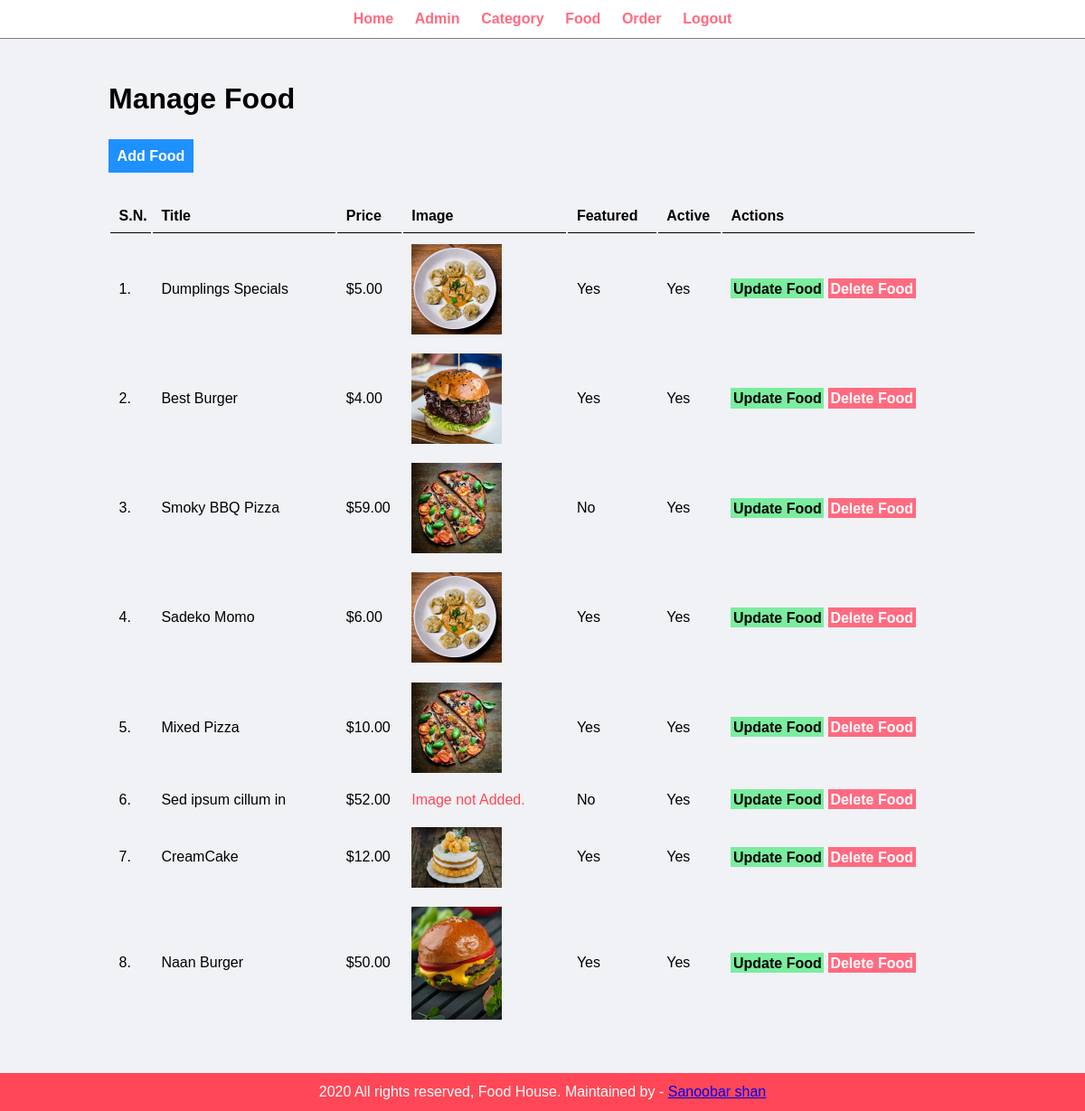
Page /admin/manage-food.php (signed in) on the committed database.
### tables this page shows
CREATE TABLE IF NOT EXISTS `tbl_food` (
  `id` int(10) unsigned NOT NULL AUTO_INCREMENT,
  `title` varchar(100) NOT NULL,
  `description` text NOT NULL,
  `price` decimal(10,2) NOT NULL,
  `image_name` varchar(255) NOT NULL,
  `category_id` int(10) unsigned NOT NULL,
  `featured` varchar(10) NOT NULL,
  `active` varchar(10) NOT NULL,
  PRIMARY KEY (`id`)
);

### admin/manage-food.php (the view, shortened to what this page needs)
<?php include('partials/menu.php'); ?>
<div class="main-content">
    <div class="wrapper">
        <h1>Manage Food</h1>
        <br /><br />
                <a href="<?php echo SITEURL; ?>admin/add-food.php" class="btn-primary">Add Food</a>
                <br /><br /><br />
                <table class="tbl-full">
                    <tr>
                        <th>S.N.</th>
                        <th>Title</th>
                        <th>Price</th>
                        <th>Image</th>
                        <th>Featured</th>
                        <th>Active</th>
                        <th>Actions</th>
                    </tr>
                    <?php
                        $sql = "SELECT * FROM tbl_food";
                        $res = mysqli_query($conn, $sql);
                        $count = mysqli_num_rows($res);
                        $sn=1;
                        if($count>0)
                        {
                            while($row=mysqli_fetch_assoc($res))
                            {
                                $id = $row['id'];
                                $title = $row['title'];
                                $price = $row['price'];
                                $image_name = $row['image_name'];
                                $featured = $row['featured'];
                                $active = $row['active'];
                                ?>
                                <tr>
                                    <td><?php echo $sn++; ?>. </td>
                                    <td><?php echo $title; ?></td>
                                    <td>$<?php echo $price; ?></td>
                                    <td>
                                        <?php
                                            if($image_name=="")
                                            {
                                                echo "<div class='error'>Image not Added.</div>";
                                            }
                                            else
                                            {
                                                ?>
                                                <img src="<?php echo SITEURL; ?>images/food/<?php echo $image_name; ?>" width="100px">
                                                <?php
                                            }
                                        ?>
                                    </td>
                                    <td><?php echo $featured; ?></td>
                                    <td><?php echo $active; ?></td>
                                    <td>
                                        <a href="<?php echo SITEURL; ?>admin/update-food.php?id=<?php echo $id; ?>" class="btn-secondary">Update Food</a>
                                        <a href="<?php echo SITEURL; ?>admin/delete-food.php?id=<?php echo $id; ?>&image_name=<?php echo $image_name; ?>" class="btn-danger">Delete Food</a>
                                    </td>
                                </tr>
                                <?php
                            }
                        }
                        else
                        {
                            echo "<tr> <td colspan='7' class='error'> Food not Added Yet. </td> </tr>";
                        }
                    ?>
                </table>
    </div>
</div>
<?php include('partials/footer.php'); ?>

### admin/partials/menu.php (shortened to what this page needs)
<html>
    <head>
        <link rel="stylesheet" href="../css/admin.css">
    </head>
    <body>
        <div class="menu text-center">
            <div class="wrapper">
                <ul>
                    <li><a href="index.php">Home</a></li>
                    <li><a href="manage-admin.php">Admin</a></li>
                    <li><a href="manage-category.php">Category</a></li>
                    <li><a href="manage-food.php">Food</a></li>
                    <li><a href="manage-order.php">Order</a></li>
                    <li><a href="logout.php">Logout</a></li>
                </ul>
            </div>
        </div>

### admin/partials/footer.php
<div class="footer">
            <div class="wrapper">
                <p class="text-center">2020 All rights reserved, Food House. Maintained by - <a href="#"> Sanoobar shan</a></p>
            </div>
        </div>
    </body>
</html>

### css/admin.css (style rules this page uses)
* { margin: 0; padding: 0; font-family: Arial, Helvetica, sans-serif; }
.wrapper { padding: 1%; width: 80%; margin: 0 auto; }
.text-center { text-align: center; }
.tbl-full { width: 100%; }
table tr th { border-bottom: 1px solid black; padding: 1%; text-align: left; }
table tr td { padding: 1%; }
.btn-primary { background-color: #1e90ff; padding: 1%; color: white; text-decoration: none; font-weight: bold; }
.btn-secondary { background-color: #7bed9f; padding: 1%; color: black; text-decoration: none; font-weight: bold; }
.btn-danger { background-color: #ff6b81; padding: 1%; color: white; text-decoration: none; font-weight: bold; }
.error { color: #ff4757; }
.menu { border-bottom: 1px solid grey; }
.menu ul { list-style-type: none; }
.menu ul li { display: inline; padding: 1%; }
.menu ul li a { text-decoration: none; font-weight: bold; color: #ff6b81; }
.main-content { background-color: #f1f2f6; padding: 3% 0; }
.footer { background-color: #ff4757; color: white; }

### rows in the picture
tbl_food: title "Dumplings Specials", price "5.00", image_name (picture), featured "Yes", active "Yes"
tbl_food: title "Best Burger", price "4.00", image_name (picture), featured "Yes", active "Yes"
tbl_food: title "Smoky BBQ Pizza", price "59.00", image_name (picture), featured "No", active "Yes"
tbl_food: title "Sadeko Momo", price "6.00", image_name (picture), featured "Yes", active "Yes"
tbl_food: title "Mixed Pizza", price "10.00", image_name (picture), featured "Yes", active "Yes"
tbl_food: title "Sed ipsum cillum in", price "52.00", image_name "Image not Added.", featured "No", active "Yes"
tbl_food: title "CreamCake", price "12.00", image_name (picture), featured "Yes", active "Yes"
tbl_food: title "Naan Burger", price "50.00", image_name (picture), featured "Yes", active "Yes"
